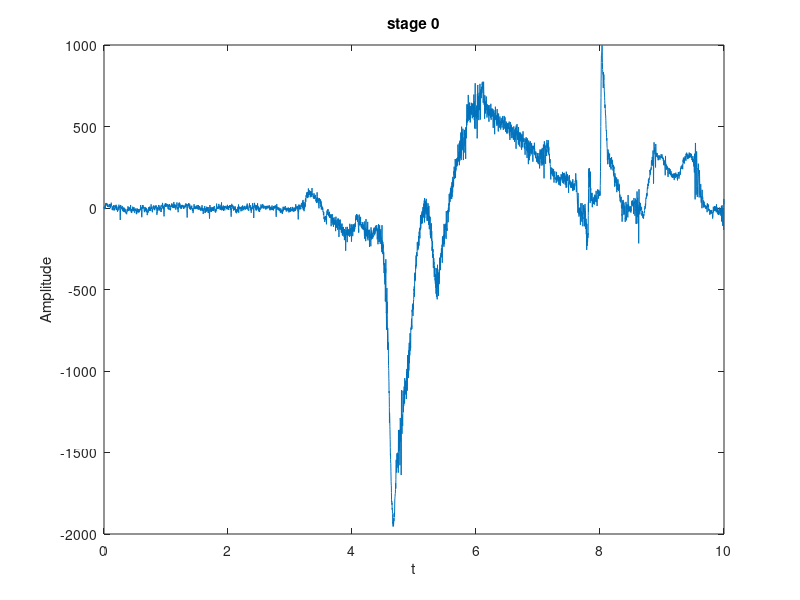
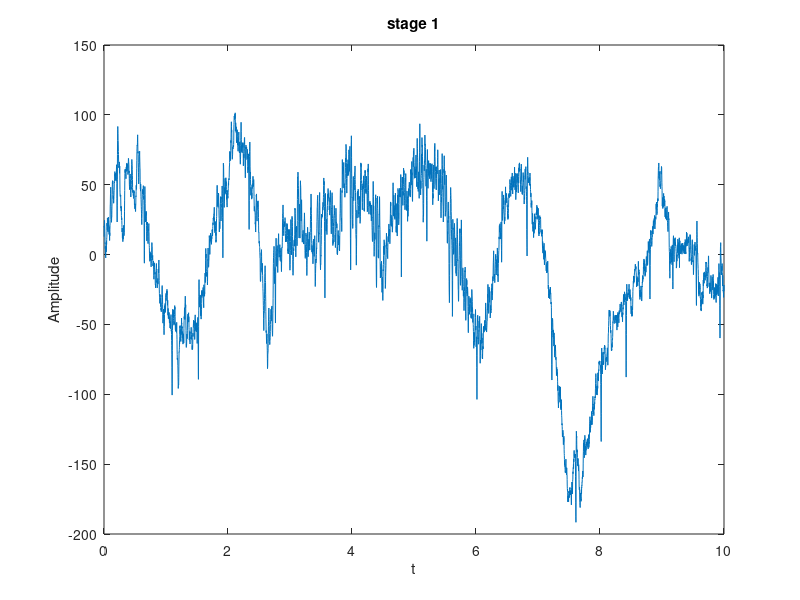
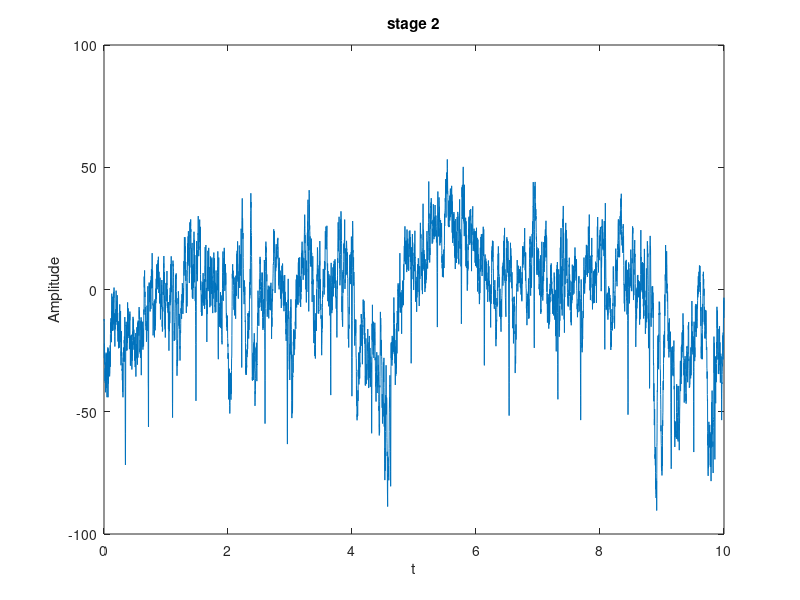
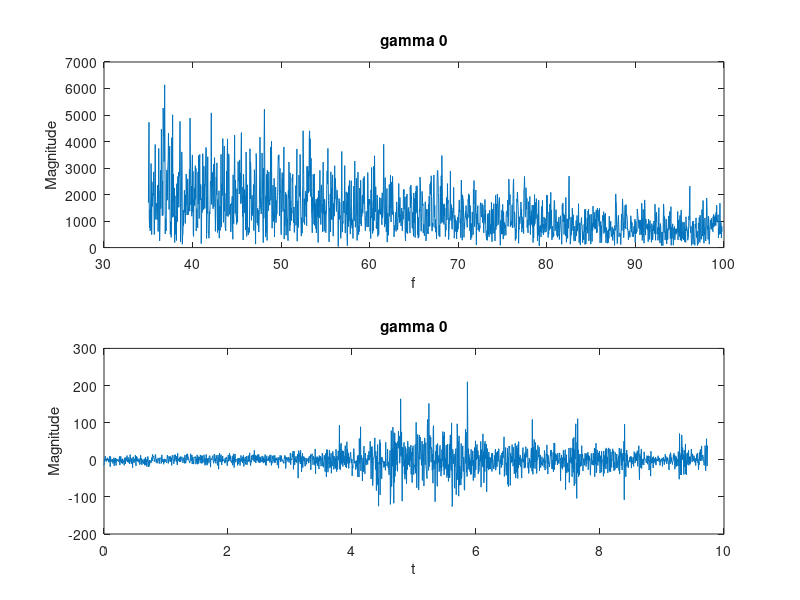

The MATLAB source for these figures, in order:
close all;
clear;
clc;
d0=load('matlab.mat');
Data0=d0.stage0.Data(:,2);
Fs=d0.stage0.Fs(2);
N=length(Data0);
frequencies0=Fs*(-N/2:N/2-1)/N;
t0 = linspace(0, 10, length(Data0)); 
figure;
plot(t0, Data0);
xlabel('t');
ylabel('Amplitude');
title('stage 0');


Data1=d0.stage1.Data(:,2);
Fs=d0.stage1.Fs(2);
N=length(Data1);
frequencies1=Fs*(-N/2:N/2-1)/N;
t1 = linspace(0, 10, length(Data1)); 
figure;
plot(t1, Data1);
xlabel('t');
ylabel('Amplitude');
title('stage 1');

Data2=d0.stage2.Data(:,2);
Fs=d0.stage2.Fs(2);
N=length(Data2);
frequencies2=Fs*(-N/2:N/2-1)/N;
t2 = linspace(0, 10, length(Data2)); 
figure;
plot(t2, Data2);
xlabel('t');
ylabel('Amplitude');
title('stage 2');

%%%%%%%%%%%%%%%%%%%%%%%%%%%%%%%%%%%%%%%%%%%%%%%%%%%%%%%%%%%%%%%%%%%%%%%%
data_f0=fftshift(fft(Data0));

%gamma
fmin_gamma = 35;
fmax_gamma = 800;

gamma_keep = find(frequencies0 >= fmin_gamma & frequencies0 <= fmax_gamma);

Gamma=data_f0(gamma_keep);
gamma=ifft(ifftshift(Gamma))
t_gamma=(0:length(Gamma)-1)/Fs;

figure;
subplot(2,1,1);
plot(frequencies0(gamma_keep), abs(Gamma));
title('gamma 0');
xlabel('f');
ylabel('Magnitude');

subplot(2,1,2);
plot(t_gamma, real(gamma));
title('gamma 0');
xlabel('t');
ylabel('Magnitude');

power_gamma_0 = trapz(t_gamma, abs(gamma).^2) / (t_gamma(end) - t_gamma(1));
disp(['power_gamma: ', num2str(power_gamma_0)]);

%alpha
fmin_alpha = 8;
fmax_alpha = 13;

alpha_keep = find(frequencies0 >= fmin_alpha & frequencies0 <= fmax_alpha);

Alpha=data_f0(alpha_keep);
alpha=ifft(ifftshift(Alpha))
t_alpha=(0:length(Alpha)-1)/Fs;

figure;
subplot(2,1,1);
plot(frequencies0(alpha_keep), abs(Alpha));
title('alpha 0');
xlabel('f');
ylabel('Magnitude');

subplot(2,1,2);
plot(t_alpha, real(alpha));
title('alpha 0');
xlabel('t');
ylabel('Magnitude');

power_alpha_0 = trapz(t_alpha, abs(alpha).^2) / (t_alpha(end) - t_alpha(1));
disp(['power_alpha: ', num2str(power_alpha_0)]);

%beta
fmin_beta = 13;
fmax_beta = 35;

beta_keep = find(frequencies0 >= fmin_beta & frequencies0 <= fmax_beta);

Beta=data_f0(beta_keep);
beta=ifft(ifftshift(Beta))
t_beta=(0:length(Beta)-1)/Fs;

figure;
subplot(2,1,1);
plot(frequencies0(beta_keep), abs(Beta));
title('beta 0');
xlabel('f');
ylabel('Magnitude');

subplot(2,1,2);
plot(t_beta, real(beta));
title('beta 0');
xlabel('t');
ylabel('Magnitude');

power_beta_0 = trapz(t_beta, abs(beta).^2) / (t_beta(end) - t_beta(1));
disp(['power_beta: ', num2str(power_beta_0)]);

%theta
fmin_theta = 4;
fmax_theta = 8;

theta_keep = find(frequencies0 >= fmin_theta & frequencies0 <= fmax_theta);

Theta=data_f0(theta_keep);
theta=ifft(ifftshift(Theta))
t_theta=(0:length(Theta)-1)/Fs;

figure;
subplot(2,1,1);
plot(frequencies0(theta_keep), abs(Theta));
title('theta 0');
xlabel('f');
ylabel('Magnitude');

subplot(2,1,2);
plot(t_theta, real(theta));
title('theta 0');
xlabel('t');
ylabel('Magnitude');

power_theta_0 = trapz(t_theta, abs(theta).^2) / (t_theta(end) - t_theta(1));
disp(['power_theta: ', num2str(power_theta_0)]);

%delta
fmin_delta = 0.5;
fmax_delta = 4;

delta_keep = find(frequencies0 >= fmin_delta & frequencies0 <= fmax_delta);

Delta=data_f0(delta_keep);
delta=ifft(ifftshift(Delta))
t_delta=(0:length(Delta)-1)/Fs;

figure;
subplot(2,1,1);
plot(frequencies0(delta_keep), abs(Delta));
title('delta 0');
xlabel('f');
ylabel('Magnitude');

subplot(2,1,2);
plot(t_delta, real(delta));
title('delta 0');
xlabel('t');
ylabel('Magnitude');

power_delta_0 = trapz(t_delta, abs(delta).^2) / (t_delta(end) - t_delta(1));
disp(['power_delta: ', num2str(power_delta_0)]);

%%%%%%%%%%%%%%%%%%%%%%%%%%%%%%%%%%%%%%%%%%%%%%%%%%%%%%%%%%%%%%%%%%%%%%%%
data_f1=fftshift(fft(Data1));

%gamma
fmin_gamma = 35;
fmax_gamma = 800;

gamma_keep = find(frequencies1 >= fmin_gamma & frequencies1 <= fmax_gamma);

Gamma=data_f1(gamma_keep);
gamma=ifft(ifftshift(Gamma))
t_gamma=(0:length(Gamma)-1)/Fs;

figure;
subplot(2,1,1);
plot(frequencies1(gamma_keep), abs(Gamma));
title('gamma 1');
xlabel('f');
ylabel('Magnitude');

subplot(2,1,2);
plot(t_gamma, real(gamma));
title('gamma 1');
xlabel('t');
ylabel('Magnitude');

power_gamma_1 = trapz(t_gamma, abs(gamma).^2) / (t_gamma(end) - t_gamma(1));
disp(['power_gamma: ', num2str(power_gamma_1)]);

%alpha
fmin_alpha = 8;
fmax_alpha = 13;

alpha_keep = find(frequencies1 >= fmin_alpha & frequencies1 <= fmax_alpha);

Alpha=data_f1(alpha_keep);
alpha=ifft(ifftshift(Alpha))
t_alpha=(0:length(Alpha)-1)/Fs;

figure;
subplot(2,1,1);
plot(frequencies1(alpha_keep), abs(Alpha));
title('alpha 1');
xlabel('f');
ylabel('Magnitude');

subplot(2,1,2);
plot(t_alpha, real(alpha));
title('alpha 1');
xlabel('t');
ylabel('Magnitude');

power_alpha_1 = trapz(t_alpha, abs(alpha).^2) / (t_alpha(end) - t_alpha(1));
disp(['power_alpha: ', num2str(power_alpha_1)]);

%beta
fmin_beta = 13;
fmax_beta = 35;

beta_keep = find(frequencies1 >= fmin_beta & frequencies1 <= fmax_beta);

Beta=data_f1(beta_keep);
beta=ifft(ifftshift(Beta))
t_beta=(0:length(Beta)-1)/Fs;

figure;
subplot(2,1,1);
plot(frequencies1(beta_keep), abs(Beta));
title('beta 1');
xlabel('f');
ylabel('Magnitude');

subplot(2,1,2);
plot(t_beta, real(beta));
title('beta 1');
xlabel('t');
ylabel('Magnitude');

power_beta_1 = trapz(t_beta, abs(beta).^2) / (t_beta(end) - t_beta(1));
disp(['power_beta: ', num2str(power_beta_1)]);


%theta
fmin_theta = 4;
fmax_theta = 8;

theta_keep = find(frequencies1 >= fmin_theta & frequencies1 <= fmax_theta);

Theta=data_f1(theta_keep);
theta=ifft(ifftshift(Theta))
t_theta=(0:length(Theta)-1)/Fs;

figure;
subplot(2,1,1);
plot(frequencies1(theta_keep), abs(Theta));
title('theta 1');
xlabel('f');
ylabel('Magnitude');

subplot(2,1,2);
plot(t_theta, real(theta));
title('theta 1');
xlabel('t');
ylabel('Magnitude');

power_theta_1 = trapz(t_theta, abs(theta).^2) / (t_theta(end) - t_theta(1));
disp(['power_theta: ', num2str(power_theta_1)]);

%delta
fmin_delta = 0.5;
fmax_delta = 4;

delta_keep = find(frequencies1 >= fmin_delta & frequencies1 <= fmax_delta);

Delta=data_f1(delta_keep);
delta=ifft(ifftshift(Delta))
t_delta=(0:length(Delta)-1)/Fs;

figure;
subplot(2,1,1);
plot(frequencies1(delta_keep), abs(Delta));
title('delta 1');
xlabel('f');
ylabel('Magnitude');

subplot(2,1,2);
plot(t_delta, real(delta));
title('delta 1');
xlabel('t');
ylabel('Magnitude');

power_delta_1 = trapz(t_delta, abs(delta).^2) / (t_delta(end) - t_delta(1));
disp(['power_delta: ', num2str(power_delta_1)]);

%%%%%%%%%%%%%%%%%%%%%%%%%%%%%%%%%%%%%%%%%%%%%%%%%%%%%%%%%%%%%%%%%%%%%%%%
data_f2=fftshift(fft(Data2));

%gamma
fmin_gamma = 35;
fmax_gamma = 800;

gamma_keep = find(frequencies2 >= fmin_gamma & frequencies2 <= fmax_gamma);

Gamma=data_f2(gamma_keep);
gamma=ifft(ifftshift(Gamma))
t_gamma=(0:length(Gamma)-1)/Fs;

figure;
subplot(2,1,1);
plot(frequencies2(gamma_keep), abs(Gamma));
title('gamma 2');
xlabel('f');
ylabel('Magnitude');

subplot(2,1,2);
plot(t_gamma, real(gamma));
title('gamma 2');
xlabel('t');
ylabel('Magnitude');

power_gamma_2 = trapz(t_gamma, abs(gamma).^2) / (t_gamma(end) - t_gamma(1));
disp(['power_gamma: ', num2str(power_gamma_2)]);

%alpha
fmin_alpha = 8;
fmax_alpha = 13;

alpha_keep = find(frequencies2 >= fmin_alpha & frequencies2 <= fmax_alpha);

Alpha=data_f2(alpha_keep);
alpha=ifft(ifftshift(Alpha))
t_alpha=(0:length(Alpha)-1)/Fs;

figure;
subplot(2,1,1);
plot(frequencies2(alpha_keep), abs(Alpha));
title('alpha 2');
xlabel('f');
ylabel('Magnitude');

subplot(2,1,2);
plot(t_alpha, real(alpha));
title('alpha 2');
xlabel('t');
ylabel('Magnitude');

power_alpha_2 = trapz(t_alpha, abs(alpha).^2) / (t_alpha(end) - t_alpha(1));
disp(['power_alpha: ', num2str(power_alpha_2)]);

%beta
fmin_beta = 13;
fmax_beta = 35;

beta_keep = find(frequencies2 >= fmin_beta & frequencies2 <= fmax_beta);

Beta=data_f2(beta_keep);
beta=ifft(ifftshift(Beta))
t_beta=(0:length(Beta)-1)/Fs;

figure;
subplot(2,1,1);
plot(frequencies2(beta_keep), abs(Beta));
title('beta 2');
xlabel('f');
ylabel('Magnitude');

subplot(2,1,2);
plot(t_beta, real(beta));
title('beta 2');
xlabel('t');
ylabel('Magnitude');

power_beta_2 = trapz(t_beta, abs(beta).^2) / (t_beta(end) - t_beta(1));
disp(['power_beta: ', num2str(power_beta_2)]);

%theta
fmin_theta = 4;
fmax_theta = 8;

theta_keep = find(frequencies2 >= fmin_theta & frequencies2 <= fmax_theta);

Theta=data_f2(theta_keep);
theta=ifft(ifftshift(Theta))
t_theta=(0:length(Theta)-1)/Fs;

figure;
subplot(2,1,1);
plot(frequencies2(theta_keep), abs(Theta));
title('theta 2');
xlabel('f');
ylabel('Magnitude');

subplot(2,1,2);
plot(t_theta, real(theta));
title('theta 2');
xlabel('t');
ylabel('Magnitude');

power_theta_2 = trapz(t_theta, abs(theta).^2) / (t_theta(end) - t_theta(1));
disp(['power_theta: ', num2str(power_theta_2)]);

%delta
fmin_delta = 0.5;
fmax_delta = 4;

delta_keep = find(frequencies2 >= fmin_delta & frequencies2 <= fmax_delta);

Delta=data_f2(delta_keep);
delta=ifft(ifftshift(Delta))
t_delta=(0:length(Delta)-1)/Fs;

figure;
subplot(2,1,1);
plot(frequencies2(delta_keep), abs(Delta));
title('delta 2');
xlabel('f');
ylabel('Magnitude');

subplot(2,1,2);
plot(t_delta, real(delta));
title('delta 2');
xlabel('t');
ylabel('Magnitude');

power_delta_2 = trapz(t_delta, abs(delta).^2) / (t_delta(end) - t_delta(1));
disp(['power_delta: ', num2str(power_delta_2)]);
%%%%%%%%%%%%%%%%%%%%%%%%%%%%%%%%%%%%%%%%%%%%%%%%%%%%%%%%%%%%%%%%%%%%%%%%%%
clc;
disp(['power_gamma_0: ', num2str(power_gamma_0)]);
disp(['power_alpha_0: ', num2str(power_alpha_0)]);
disp(['power_beta_0: ', num2str(power_beta_0)]);
disp(['power_theta_0: ', num2str(power_theta_0)]);
disp(['power_delta_0: ', num2str(power_delta_0)]);

disp(['power_gamma_1: ', num2str(power_gamma_1)]);
disp(['power_alpha_1: ', num2str(power_alpha_1)]);
disp(['power_beta_1: ', num2str(power_beta_1)]);
disp(['power_theta_1: ', num2str(power_theta_1)]);
disp(['power_delta_1: ', num2str(power_delta_1)]);

disp(['power_gamma_2: ', num2str(power_gamma_2)]);
disp(['power_alpha_2: ', num2str(power_alpha_2)]);
disp(['power_beta_2: ', num2str(power_beta_2)]);
disp(['power_theta_2: ', num2str(power_theta_2)]);
disp(['power_delta_2: ', num2str(power_delta_2)]);